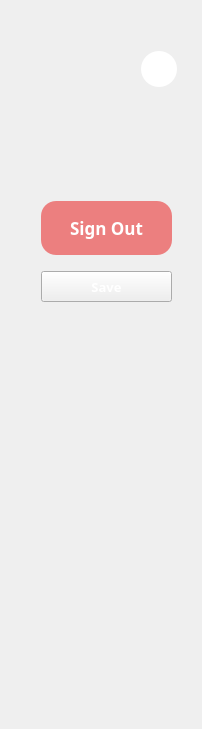
                       <widget class="QWidget" name="widget_5" native="true">
                        <property name="styleSheet">
                         <string notr="true">background-color: none;</string>
                        </property>
                        <layout class="QVBoxLayout" name="verticalLayout_9" stretch="0">
                         <property name="spacing">
                          <number>9</number>
                         </property>
                         <property name="bottomMargin">
                          <number>318</number>
                         </property>
                         <item>
                          <widget class="QWidget" name="widget_4" native="true">
                           <property name="sizePolicy">
                            <sizepolicy hsizetype="Minimum" vsizetype="Minimum">
                             <horstretch>0</horstretch>
                             <verstretch>0</verstretch>
                            </sizepolicy>
                           </property>
                           <property name="minimumSize">
                            <size>
                             <width>180</width>
                             <height>400</height>
                            </size>
                           </property>
                           <property name="styleSheet">
                            <string notr="true">color: #FFFFFF;</string>
                           </property>
                           <widget class="QLabel" name="displayprofile">
                            <property name="geometry">
                             <rect>
                              <x>30</x>
                              <y>39</y>
                              <width>131</width>
                              <height>131</height>
                             </rect>
                            </property>
                            <property name="sizePolicy">
                             <sizepolicy hsizetype="Fixed" vsizetype="Fixed">
                              <horstretch>0</horstretch>
                              <verstretch>0</verstretch>
                             </sizepolicy>
                            </property>
                            <property name="styleSheet">
                             <string notr="true">border-radius: 65px;
</string>
                            </property>
                            <property name="frameShape">
                             <enum>QFrame::NoFrame</enum>
                            </property>
                            <property name="text">
                             <string/>
                            </property>
                            <property name="pixmap">
                             <pixmap resource="resource.qrc">:/images/pic/profile.png</pixmap>
                            </property>
                            <property name="scaledContents">
                             <bool>true</bool>
                            </property>
                            <property name="textInteractionFlags">
                             <set>Qt::NoTextInteraction</set>
                            </property>
                           </widget>
                           <widget class="QPushButton" name="changeprofilepic">
                            <property name="geometry">
                             <rect>
                              <x>130</x>
                              <y>40</y>
                              <width>36</width>
                              <height>36</height>
                             </rect>
                            </property>
                            <property name="styleSheet">
                             <string notr="true">QPushButton{
background-color: white;
border-radius: 18px;
}

QPushButton:hover{
background-color: white;
border-radius: 18px;
border: 1px solid black;
}</string>
                            </property>
                            <property name="text">
                             <string/>
                            </property>
                            <property name="icon">
                             <iconset resource="resource.qrc">
                              <normaloff>:/images/pic/edit.png</normaloff>:/images/pic/edit.png</iconset>
                            </property>
                           </widget>
                           <widget class="QPushButton" name="signout">
                            <property name="geometry">
                             <rect>
                              <x>30</x>
                              <y>190</y>
                              <width>131</width>
                              <height>54</height>
                             </rect>
                            </property>
                            <property name="sizePolicy">
                             <sizepolicy hsizetype="Minimum" vsizetype="Minimum">
                              <horstretch>0</horstretch>
                              <verstretch>0</verstretch>
                             </sizepolicy>
                            </property>
                            <property name="minimumSize">
                             <size>
                              <width>100</width>
                              <height>15</height>
                             </size>
                            </property>
                            <property name="maximumSize">
                             <size>
                              <width>150</width>
                              <height>16777215</height>
                             </size>
                            </property>
                            <property name="font">
                             <font>
                              <family>Poppins</family>
                              <pointsize>13</pointsize>
                              <weight>75</weight>
                              <bold>true</bold>
                             </font>
                            </property>
                            <property name="styleSheet">
                             <string notr="true">QPushButton#signout{
	background-color: rgba(235, 49, 49,150);
	border-radius: 15px;
}

QPushButton#signout:hover{
	background-color: rgba(235, 49, 49,1);
}</string>
                            </property>
                            <property name="text">
                             <string>Sign Out</string>
                            </property>
                           </widget>
                           <widget class="QPushButton" name="changeProfile">
                            <property name="geometry">
                             <rect>
                              <x>30</x>
                              <y>260</y>
                              <width>131</width>
                              <height>31</height>
                             </rect>
                            </property>
                            <property name="font">
                             <font>
                              <family>Poppins</family>
                              <pointsize>10</pointsize>
                              <weight>75</weight>
                              <bold>true</bold>
                             </font>
                            </property>
                            <property name="styleSheet">
                             <string notr="true">QPushButton#changeProfile{
	border: 1px solid rgb(255, 255, 255);
	border-radius: 15px;
}

QPushButton#changeProfile:hover{
	background-color: rgb(221, 255, 165);
}</string>
                            </property>
                            <property name="text">
                             <string>Save</string>
                            </property>
                           </widget>
                           <widget class="QLabel" name="profileError">
                            <property name="geometry">
                             <rect>
                              <x>30</x>
                              <y>330</y>
                              <width>131</width>
                              <height>51</height>
                             </rect>
                            </property>
                            <property name="font">
                             <font>
                              <family>Poppins</family>
                              <pointsize>10</pointsize>
                              <weight>75</weight>
                              <bold>true</bold>
                             </font>
                            </property>
                            <property name="styleSheet">
                             <string notr="true">color: rgb(255, 0, 0);</string>
                            </property>
                            <property name="text">
                             <string/>
                            </property>
                            <property name="alignment">
                             <set>Qt::AlignCenter</set>
                            </property>
                            <property name="wordWrap">
                             <bool>true</bool>
                            </property>
                           </widget>
                          </widget>
                         </item>
                        </layout>
                       </widget>
